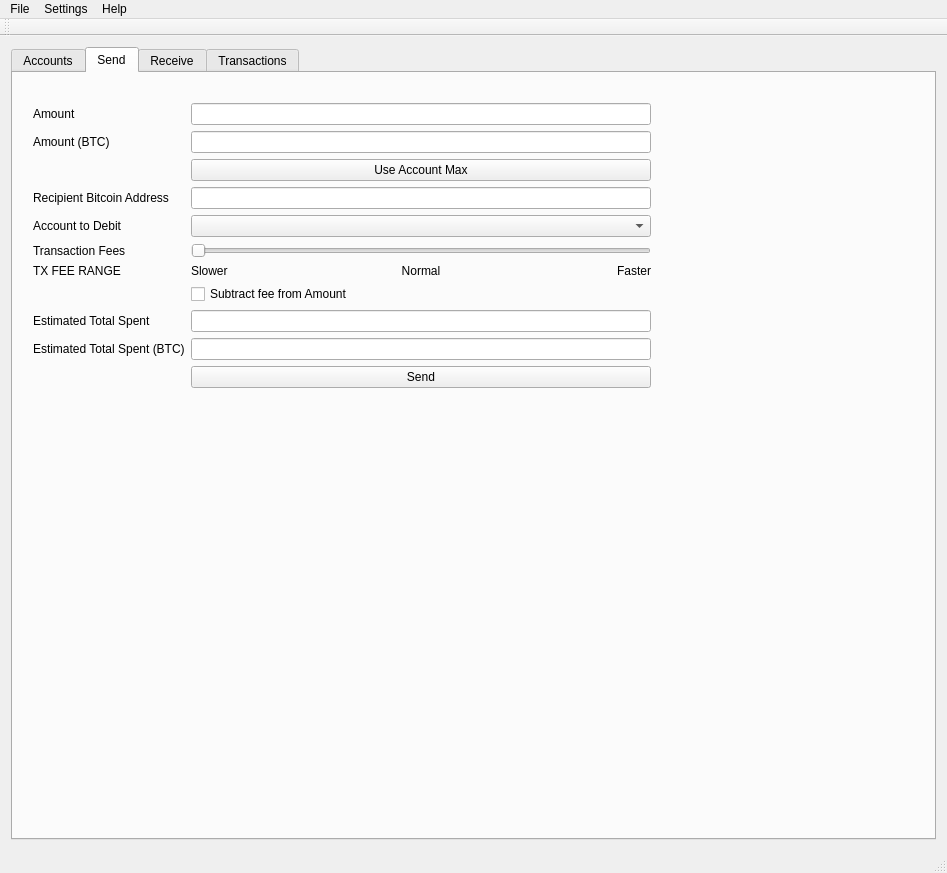
<?xml version="1.0" encoding="UTF-8"?>
<ui version="4.0">
 <class>Megabit</class>
 <widget class="QMainWindow" name="Megabit">
  <property name="geometry">
   <rect>
    <x>0</x>
    <y>0</y>
    <width>947</width>
    <height>873</height>
   </rect>
  </property>
  <property name="windowTitle">
   <string>Megabit</string>
  </property>
  <property name="autoFillBackground">
   <bool>false</bool>
  </property>
  <widget class="QWidget" name="centralWidget">
   <layout class="QGridLayout" name="gridLayout">
    <item row="0" column="0">
     <widget class="QTabWidget" name="tab_main">
      <property name="minimumSize">
       <size>
        <width>0</width>
        <height>0</height>
       </size>
      </property>
      <property name="currentIndex">
       <number>1</number>
      </property>
      <widget class="QWidget" name="account_tab">
       <attribute name="title">
        <string>Accounts</string>
       </attribute>
       <layout class="QVBoxLayout" name="verticalLayout">
        <item>
         <widget class="QTableWidget" name="accountsTable"/>
        </item>
        <item>
         <widget class="QPushButton" name="refreshButton">
          <property name="text">
           <string>Refresh All Accounts</string>
          </property>
         </widget>
        </item>
        <item>
         <widget class="QPushButton" name="add_account">
          <property name="enabled">
           <bool>true</bool>
          </property>
          <property name="text">
           <string>Add Account</string>
          </property>
          <property name="checkable">
           <bool>false</bool>
          </property>
         </widget>
        </item>
       </layout>
      </widget>
      <widget class="QWidget" name="send_tab">
       <attribute name="title">
        <string>Send</string>
       </attribute>
       <widget class="QWidget" name="formLayoutWidget">
        <property name="geometry">
         <rect>
          <x>9</x>
          <y>19</y>
          <width>640</width>
          <height>380</height>
         </rect>
        </property>
        <layout class="QFormLayout" name="formLayout">
         <item row="0" column="0">
          <widget class="QLabel" name="amountLabel">
           <property name="text">
            <string>Amount</string>
           </property>
          </widget>
         </item>
         <item row="0" column="1">
          <widget class="QLineEdit" name="amountLineEdit"/>
         </item>
         <item row="1" column="0">
          <widget class="QLabel" name="amountBTCLabel">
           <property name="text">
            <string>Amount (BTC)</string>
           </property>
          </widget>
         </item>
         <item row="1" column="1">
          <widget class="QLineEdit" name="amountBTCLineEdit"/>
         </item>
         <item row="4" column="0">
          <widget class="QLabel" name="recipientBitcoinAddressLabel">
           <property name="text">
            <string>Recipient Bitcoin Address</string>
           </property>
          </widget>
         </item>
         <item row="4" column="1">
          <widget class="QLineEdit" name="recipientBitcoinAddressLineEdit"/>
         </item>
         <item row="5" column="0">
          <widget class="QLabel" name="accountToDebitLabel">
           <property name="text">
            <string>Account to Debit</string>
           </property>
          </widget>
         </item>
         <item row="6" column="0">
          <widget class="QLabel" name="transactionFeesLabel">
           <property name="text">
            <string>Transaction Fees</string>
           </property>
          </widget>
         </item>
         <item row="5" column="1">
          <widget class="QComboBox" name="account_selector"/>
         </item>
         <item row="6" column="1">
          <widget class="QSlider" name="fee_slider">
           <property name="orientation">
            <enum>Qt::Horizontal</enum>
           </property>
          </widget>
         </item>
         <item row="7" column="1">
          <layout class="QHBoxLayout" name="horizontalLayout">
           <item>
            <widget class="QLabel" name="label_3">
             <property name="text">
              <string>Slower</string>
             </property>
            </widget>
           </item>
           <item>
            <widget class="QLabel" name="label_2">
             <property name="text">
              <string>Normal</string>
             </property>
             <property name="alignment">
              <set>Qt::AlignCenter</set>
             </property>
            </widget>
           </item>
           <item>
            <widget class="QLabel" name="label">
             <property name="text">
              <string>Faster</string>
             </property>
             <property name="alignment">
              <set>Qt::AlignRight|Qt::AlignTrailing|Qt::AlignVCenter</set>
             </property>
            </widget>
           </item>
          </layout>
         </item>
         <item row="7" column="0">
          <widget class="QLabel" name="transaction_fee_range">
           <property name="text">
            <string>TX FEE RANGE</string>
           </property>
          </widget>
         </item>
         <item row="10" column="0">
          <widget class="QLabel" name="totalSpentLabel">
           <property name="text">
            <string>Estimated Total Spent</string>
           </property>
          </widget>
         </item>
         <item row="10" column="1">
          <widget class="QLineEdit" name="totalSpentLineEdit">
           <property name="readOnly">
            <bool>true</bool>
           </property>
          </widget>
         </item>
         <item row="11" column="0">
          <widget class="QLabel" name="totalSpentBTCLabel">
           <property name="text">
            <string>Estimated Total Spent (BTC)</string>
           </property>
          </widget>
         </item>
         <item row="11" column="1">
          <widget class="QLineEdit" name="totalSpentBTCLineEdit">
           <property name="readOnly">
            <bool>true</bool>
           </property>
          </widget>
         </item>
         <item row="8" column="1">
          <layout class="QHBoxLayout" name="horizontalLayout_2">
           <item>
            <widget class="QCheckBox" name="subtract_fee">
             <property name="enabled">
              <bool>true</bool>
             </property>
             <property name="text">
              <string>Subtract fee from Amount</string>
             </property>
            </widget>
           </item>
          </layout>
         </item>
         <item row="12" column="1">
          <widget class="QPushButton" name="send_transaction">
           <property name="text">
            <string>Send</string>
           </property>
          </widget>
         </item>
         <item row="3" column="1">
          <widget class="QPushButton" name="useAccountMaxButton">
           <property name="text">
            <string>Use Account Max</string>
           </property>
          </widget>
         </item>
        </layout>
       </widget>
      </widget>
      <widget class="QWidget" name="receive_tab">
       <attribute name="title">
        <string>Receive</string>
       </attribute>
       <widget class="QWidget" name="verticalLayoutWidget">
        <property name="geometry">
         <rect>
          <x>60</x>
          <y>60</y>
          <width>160</width>
          <height>80</height>
         </rect>
        </property>
        <layout class="QVBoxLayout" name="verticalLayout_2"/>
       </widget>
      </widget>
      <widget class="QWidget" name="transactions_tab">
       <attribute name="title">
        <string>Transactions</string>
       </attribute>
       <layout class="QVBoxLayout" name="verticalLayout_3">
        <item>
         <widget class="QTableWidget" name="transactionTable"/>
        </item>
        <item>
         <widget class="QPushButton" name="viewTransaction">
          <property name="enabled">
           <bool>false</bool>
          </property>
          <property name="text">
           <string>View on Blockchain.info</string>
          </property>
          <property name="checkable">
           <bool>false</bool>
          </property>
         </widget>
        </item>
       </layout>
      </widget>
     </widget>
    </item>
   </layout>
  </widget>
  <widget class="QMenuBar" name="menuBar">
   <property name="geometry">
    <rect>
     <x>0</x>
     <y>0</y>
     <width>947</width>
     <height>20</height>
    </rect>
   </property>
   <widget class="QMenu" name="menuFile">
    <property name="title">
     <string>File</string>
    </property>
    <addaction name="actionQuit"/>
   </widget>
   <widget class="QMenu" name="menuSettings">
    <property name="title">
     <string>Settings</string>
    </property>
    <addaction name="actionPreferences"/>
   </widget>
   <widget class="QMenu" name="menuHelp">
    <property name="title">
     <string>Help</string>
    </property>
    <addaction name="actionAbout_Megabit"/>
   </widget>
   <addaction name="menuFile"/>
   <addaction name="menuSettings"/>
   <addaction name="menuHelp"/>
  </widget>
  <widget class="QToolBar" name="mainToolBar">
   <attribute name="toolBarArea">
    <enum>TopToolBarArea</enum>
   </attribute>
   <attribute name="toolBarBreak">
    <bool>false</bool>
   </attribute>
  </widget>
  <widget class="QStatusBar" name="statusBar"/>
  <action name="actionAbout_Megabit">
   <property name="text">
    <string>About Megabit</string>
   </property>
  </action>
  <action name="actionQuit">
   <property name="text">
    <string>&amp;Quit</string>
   </property>
   <property name="shortcut">
    <string>Ctrl+Q</string>
   </property>
  </action>
  <action name="actionPreferences">
   <property name="text">
    <string>Preferences</string>
   </property>
  </action>
 </widget>
 <layoutdefault spacing="6" margin="11"/>
 <resources/>
 <connections>
  <connection>
   <sender>actionQuit</sender>
   <signal>triggered()</signal>
   <receiver>Megabit</receiver>
   <slot>close()</slot>
   <hints>
    <hint type="sourcelabel">
     <x>-1</x>
     <y>-1</y>
    </hint>
    <hint type="destinationlabel">
     <x>266</x>
     <y>218</y>
    </hint>
   </hints>
  </connection>
 </connections>
</ui>
